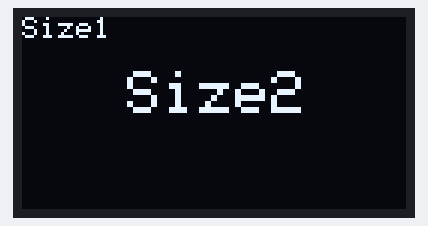
Simulated run of this sketch. Board: Arduino Uno, built with avr-gcc and run on an emulated ATmega328P. Shown: 128×64 one-colour display.

Above: at 0.1 s.

The sketch:

AWIFI-TestOLED.ino
```cpp
#include <Wire.h>
#include <SPI.h>
#include <Adafruit_GFX.h>
#include <Adafruit_SSD1306.h>
#define OLED_RESET -1
Adafruit_SSD1306 OLED(OLED_RESET);

void setup()
{
  Serial.begin(9600);
  OLED.begin(SSD1306_SWITCHCAPVCC, 0x3C);
  // initialize with the I2C addr 0x3C (for the 128x64)
}

void loop()
{
  OLED.clearDisplay();
  OLED.setTextColor(WHITE);
  OLED.setCursor(0,0);
  OLED.setTextSize(1);
  OLED.println("Size1");
  OLED.setCursor(35,18);
  OLED.setTextSize(2);
  OLED.println("Size2");
  OLED.display();
}
```
